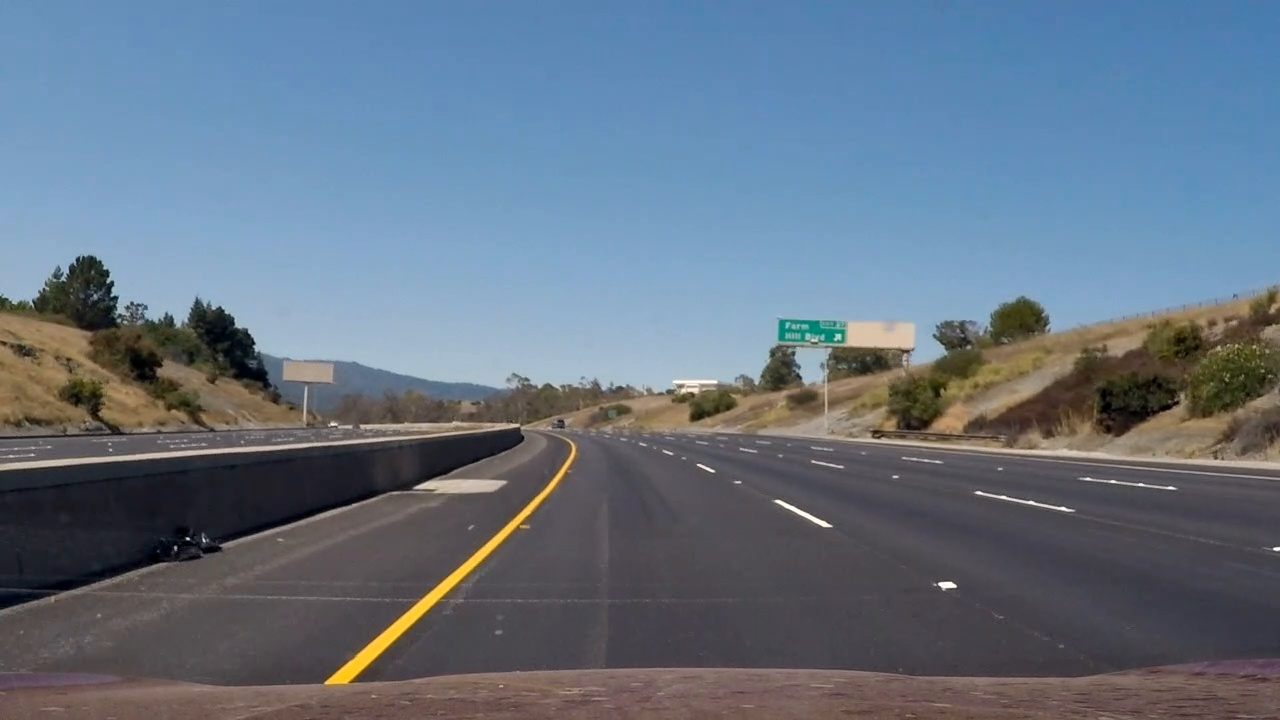
#> input picture Images/test_images/frames/frame10.jpg, 1280 x 720 px; its folder holds only this picture in this run
$ jupyter execute Final_Pipeline_new.ipynb   (shell and % lines are left out)   (older library calls are emulated)
#> lines starting #> are read from the running program, lines starting #| are printed output that depends on the picture; after the words box and inside, x2 and y2 are one past the last pixel; in counts of white or black regions, pixels touching at a corner belong together
[cell 1]
import numpy as np
import cv2
import matplotlib.pyplot as plt
import matplotlib.image as mpimg
import pickle
def region_of_interest(img, vertices):
    """
    Applies an image mask.

    Only keeps the region of the image defined by the polygon
    formed from `vertices`. The rest of the image is set to black.
    """
    #defining a blank mask to start with
    mask = np.zeros_like(img)

    #defining a 3 channel or 1 channel color to fill the mask with depending on the input image
    if len(img.shape) > 2:
        channel_count = img.shape[2]  # i.e. 3 or 4 depending on your image
        ignore_mask_color = (255,) * channel_count
    else:
        ignore_mask_color = 255

    #filling pixels inside the polygon defined by "vertices" with the fill color
    cv2.fillPoly(mask, vertices, ignore_mask_color)

    #returning the image only where mask pixels are nonzero
    masked_image = cv2.bitwise_and(img, mask)
    return masked_image

[cell 2]
#img_test = cv2.cvtColor(cv2.imread("Images/test_images/straight_lines1.jpg"), cv2.COLOR_BGR2RGB)
#img_size = (img_test.shape[1], img_test.shape[0])
# Undistortion Function, we just load the distortion co-efficients and undistort the image
def undistort(img, plot = False):
    with open("C:/Users/lenovo/Documents/SDCND/Advanced-Lane-Finding/dist_pickle.p", "rb") as fname:
        dp = pickle.load(fname)
        mtx = dp["Camera_Matrix"]
        dist = dp["Distortion_Coefficients"]
        dst = cv2.undistort(img, mtx, dist, None ,mtx)
        if plot == True:
            f, (ax1, ax2) = plt.subplots(1, 2, figsize = (20, 10))
            ax1.set_title("Original Image")
            ax1.imshow(img, cmap = "gray")
            ax2.set_title("Undistorted Image")
            ax2.imshow(dst, cmap = "gray")
            f.savefig("C:/Users/lenovo/Documents/SDCND/Advanced-Lane-Finding/Images/test_images/undistort.jpg")
        return dst

[cell 3]
# HERE WE DEFINE THE FUNCTIONS FOR THRESHOLDING in X Gradient, Magnitude Gradient, Direction, and Color Thresholding.
# Read in an image and grayscale it
# This function will provide a binary image thresholded based on x or y gradient values
def abs_sobel_thresh(img, orient='x', sobel_kernel=3, thresh=(0, 255)):
    gray = cv2.cvtColor(img, cv2.COLOR_RGB2GRAY)
    if orient == "x":
        sobel = cv2.Sobel(gray, cv2.CV_64F, 1, 0, ksize = sobel_kernel)
    else:
        sobel = cv2.Sobel(gray, cv2.CV_64F, 0, 1, ksize = sobel_kernel)
    abs_sobel = np.abs(sobel)
    sobel_scaled = np.uint8(255*abs_sobel/np.max(abs_sobel))
    grad_binary = np.zeros_like(sobel_scaled)
    grad_binary[(sobel_scaled >= thresh[0]) & (sobel_scaled <= thresh[1])] = 1
    #plt.title("Sobel X Binary with Thresholds: {:.1f}, {:.1f}".format(thresh[0], thresh[1]))
    #plt.imshow(grad_binary, cmap = "gray"), plt.show()
    return grad_binary
# This function will return a binary image thresholded based on magnitude of the gradient
def mag_thresh(image, sobel_kernel=3, mag_thresh=(0, 255)):
    # Calculate gradient magnitude
    # Apply threshold
    gray = cv2.cvtColor(image, cv2.COLOR_RGB2GRAY)
    sobelx = cv2.Sobel(gray, cv2.CV_64F, 1, 0, ksize = sobel_kernel)
    sobely = cv2.Sobel(gray, cv2.CV_64F, 0, 1, ksize = sobel_kernel)
    abs_sobelxy = np.sqrt(sobelx**2 + sobely**2)
    sobel_scaled = np.uint8(255*abs_sobelxy/np.max(abs_sobelxy))
    mag_binary = np.zeros_like(sobel_scaled)
    mag_binary[(sobel_scaled >= mag_thresh[0]) & (sobel_scaled <= mag_thresh[1])] = 1
    #plt.title("Magnitude Thresholding"),plt.imshow(mag_binary, cmap = "gray"), plt.show()
    return mag_binary
# This function will return a binary image thresholded based on orientation of gradient
def dir_threshold(image, sobel_kernel=3, thresh=(0, np.pi/2)):
    # Calculate gradient direction
    # Apply threshold
    gray = cv2.cvtColor(image, cv2.COLOR_RGB2GRAY)
    sobelx = cv2.Sobel(gray, cv2.CV_64F, 1, 0, ksize = sobel_kernel)
    sobely = cv2.Sobel(gray, cv2.CV_64F, 0, 1, ksize = sobel_kernel)
    abs_sobelx = np.absolute(sobelx)
    abs_sobely = np.absolute(sobely)
    orient = np.arctan2(abs_sobely, abs_sobelx)
    dir_binary = np.zeros_like(orient)
    dir_binary[(orient >= thresh[0]) & (orient <= thresh[1])] = 1
    #plt.title("Dir binary"), plt.imshow(dir_binary, cmap = "gray"), plt.show()
    return dir_binary
# This function returns a binary image thresholded based on white HSV value range
def white_threshold_HSV(img, lower = [0, 0, 200], upper = [255, 30, 255]):
    img_hsv = cv2.cvtColor(img, cv2.COLOR_RGB2HSV)
    figures = {}
    labels = {}
    names = ["H", "S", "V"]
    for i in range(3):
        figures[i] = img_hsv[:, :, i]
        labels[i] = names[i]
    lower_white = np.array(lower, dtype = np.uint8)
    upper_white = np.array(upper, dtype = np.uint8)
    white_thresh = cv2.inRange(img_hsv, lower_white, upper_white)
    figures[3] = white_thresh
    labels[3] = "Thresh"
    #plot_thresholded(figures, 1, 4, labels)
    return white_thresh


def yellow_threshold_HLS(img, lower = [0, 0, 140], upper = [40, 255, 255]): #160 or 140?
    img_hls = cv2.cvtColor(img, cv2.COLOR_RGB2HLS)
    lower_yellow = np.array(lower, dtype = np.uint8)
    upper_yellow = np.array(upper, dtype = np.uint8)
    yellow_thresh = cv2.inRange(img_hls, lower_yellow, upper_yellow)
    #plt.title("Yellow thresholding in HLS")
    #plt.imshow(yellow_thresh, cmap = "gray"), plt.show()
    return yellow_thresh


# Edit this function to create your own pipeline.
def threshold_pipeline(img, sx_thresh, plot = False):
    sobelx_binary = abs_sobel_thresh(img, orient = "x", sobel_kernel = 15, thresh = (sx_thresh))
    sobely_binary = abs_sobel_thresh(img, orient = "y", sobel_kernel = 15, thresh = (60, 255))
    white_binary = white_threshold_HSV(img)
    yellow_binary_HLS = yellow_threshold_HLS(img)
    mag_binary = mag_thresh(img, sobel_kernel = 3, mag_thresh = (40, 255))
    dir_binary = dir_threshold(img, sobel_kernel = 3, thresh = (0.65, 1.05) )
    combined = np.zeros_like(yellow_binary_HLS)
    combined[(white_binary == 255) | ((yellow_binary_HLS == 255)) | ((sobelx_binary == 1) & (sobely_binary==1))  | ((mag_binary==1) & (dir_binary == 1))] = 255

    left_bottom = (145, img.shape[0])
    apex1 = (550, 455)
    apex2 = (725, 455)
    right_bottom = (1170, img.shape[0])
    vertices = np.array([[left_bottom, apex1, apex2, \
                          right_bottom]], dtype=np.int32)

    combined = region_of_interest(combined, vertices)
    if plot == True:
            f, (ax1, ax2) = plt.subplots(1, 2, figsize = (20, 10))
            ax1.set_title("Undistorted Image")
            ax1.imshow(img, cmap = "gray")
            ax2.set_title("Thresholded Image")
            ax2.imshow(combined, cmap = "gray")
            f.savefig("C:/Users/lenovo/Documents/SDCND/Advanced-Lane-Finding/Images/test_images/threshold.jpg")
    return combined

[cell 4]
# Perspective Transform
def warp(dst, draw_lines = False, plot = False):
    #source_pts = np.array([ [150, dst.shape[0]], [580, 460], [710, 460], [1150, dst.shape[0]] ], np.float32)
    #source_pts = np.array([ [195, dst.shape[0]], [597, 448], [690, 448], [1190, dst.shape[0]] ], np.float32)
    source_pts = np.array([ [175, dst.shape[0]], [590, 450], [700, 450], [1170, dst.shape[0]] ], np.float32)
    offset = 300
    dst_pts = np.array([ [0 + offset, dst.shape[0]], [0 + offset, 0], [dst.shape[1] - offset, 0], [dst.shape[1] - offset, dst.shape[0]] ], np.float32)
    if draw_lines == True:
        #cv2.line(dst, (150, dst.shape[0]), (150+430, 460), (255, 0, 0), 1)
        #cv2.line(dst, (1150-440, 460), (1150, dst.shape[0]), (255, 0, 0), 1)
        cv2.line(dst, (175, dst.shape[0]), (590, 450), (255, 0, 0), 1)
        cv2.line(dst, (700, 450), (1170, dst.shape[0]), (255, 0, 0), 1)
    M = cv2.getPerspectiveTransform(source_pts, dst_pts)
    Minv = cv2.getPerspectiveTransform(dst_pts, source_pts)
    warped_dst = cv2.warpPerspective(dst, M, (dst.shape[1], dst.shape[0]), flags = cv2.INTER_LINEAR)
    if plot == True:
        f, (ax1, ax2) = plt.subplots(1, 2, figsize = (20, 10))
        ax1.set_title("Undistorted + Thresholded Image")
        ax1.imshow(dst, cmap = "gray")
        ax2.set_title("Undistorted + Thresholded + Warped Image")
        ax2.imshow(warped_dst, cmap = "gray")
        #f.savefig("C:/Users/lenovo/Documents/SDCND/Advanced-Lane-Finding/Images/test_images/)
    return warped_dst, M, Minv
#a = warp(dst)

[cell 5]
def final_pipeline(image):
    undistorted_image = undistort(image)
    thresholded_image = threshold_pipeline(undistorted_image, sx_thresh = (10, 255))
    warped_image, M, Minv = warp(thresholded_image, draw_lines = False)
    binary_warped = cv2.threshold(warped_image, 50, 255, cv2.THRESH_BINARY)[1]
    return binary_warped, Minv

[cell 6]
# [5 lines of commented-out code are left out]

[cell 7]
# Test undistortion and warping on thresholded images
import matplotlib.image as mpimg
import time
import glob

#imagepaths = glob.glob("C:/Users/lenovo/Documents/SDCND/Advanced-Lane-Finding/Images/test_images/*.jpg")
imagepaths = glob.glob("C:/Users/lenovo/Documents/SDCND/Advanced-Lane-Finding/Images/test_images/frames/*.jpg")
imstack = np.zeros( (720, 1280, len(imagepaths)))
for k, fname in enumerate(imagepaths[0:]):
    print(fname)
    image = mpimg.imread(fname)
#> image is the input picture: shape (720, 1280, 3); mean R, G, B 100.9, 115.1, 130.9
    binary_warped = final_pipeline(image)
#> (reads dist_pickle.p from the repository)
#> in threshold_pipeline, `sobelx_binary = abs_sobel_thresh(img, orient = "x", sobel_kernel = 15,..`:
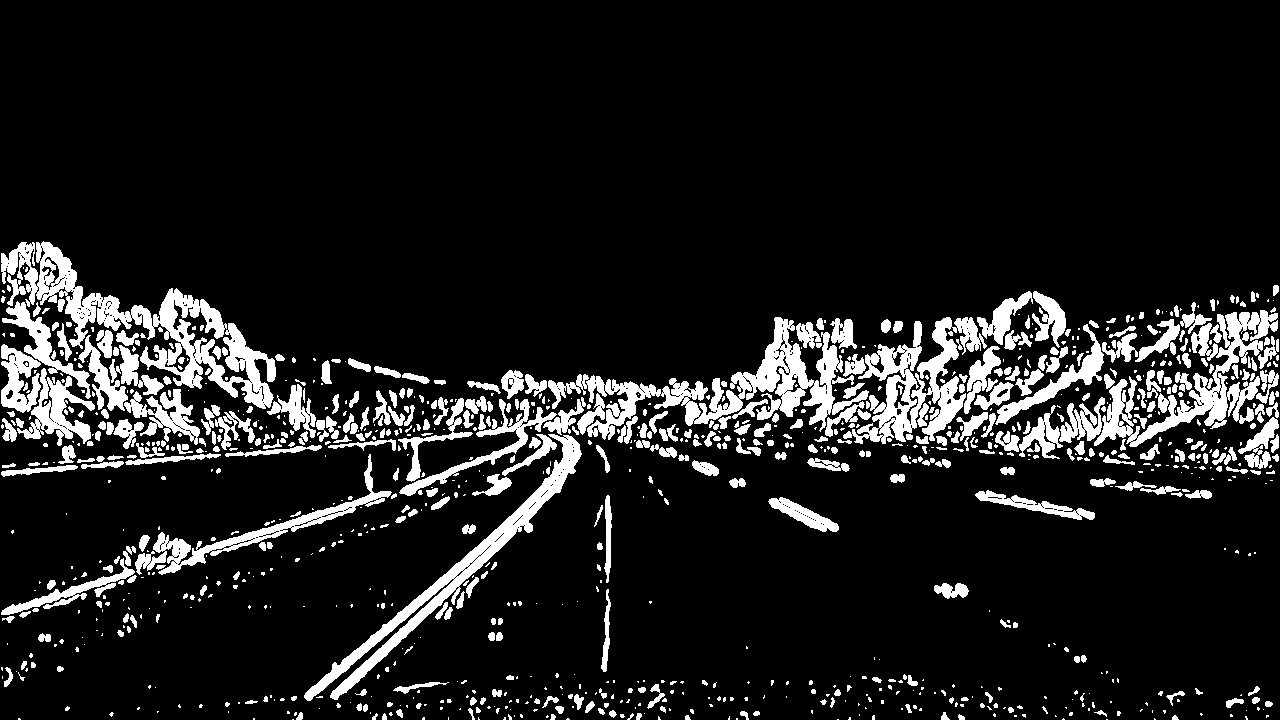
#> sobelx_binary: shape (720, 1280); values 0 (black) and 1 (white), 11.7% white; 1073 white regions (626 under 20 px), largest, box (x1, y1, x2, y2) and area: (1, 241, 276, 409) 10830, (548, 317, 869, 440) 9362, (1094, 310, 1278, 447) 6763
#> in threshold_pipeline, `sobely_binary = abs_sobel_thresh(img, orient = "y", sobel_kernel = 15,..`:
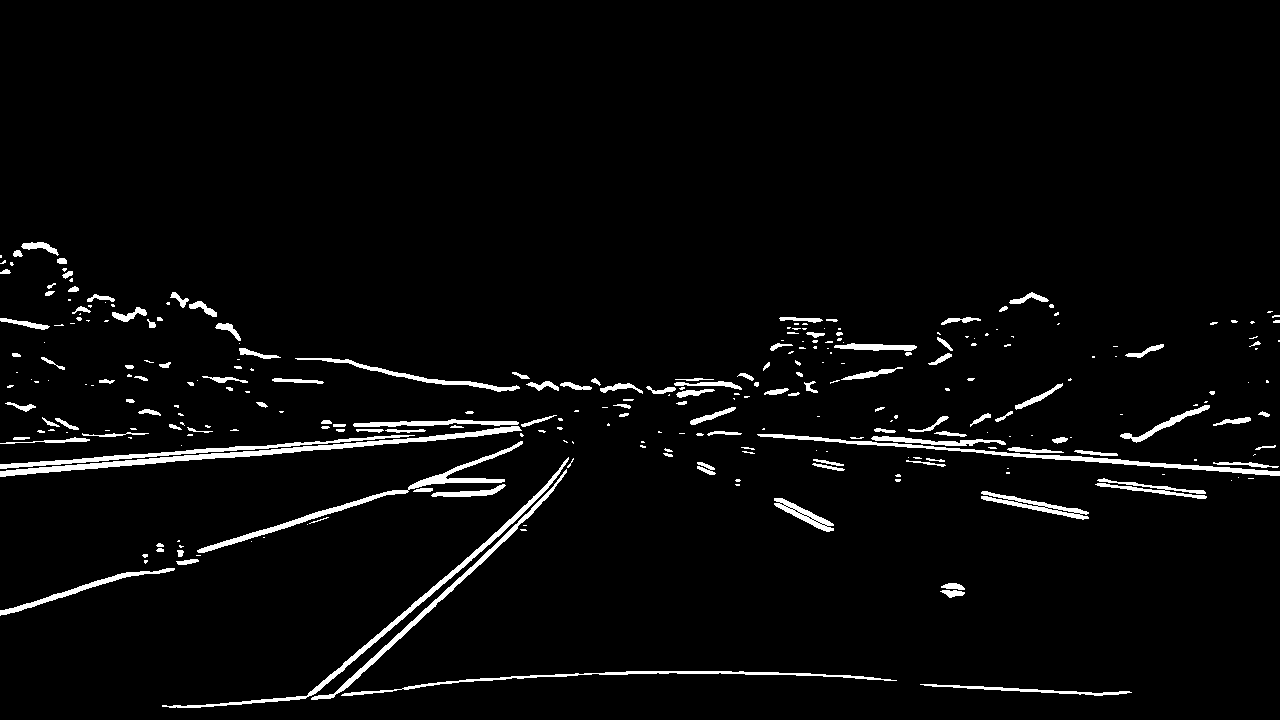
#> sobely_binary: shape (720, 1280); values 0 (black) and 1 (white), 3.4% white; 290 white regions (155 under 20 px), largest, box (x1, y1, x2, y2) and area: (0, 426, 522, 477) 2725, (162, 457, 569, 708) 2090, (757, 434, 1280, 476) 2015
#> in white_threshold_HSV, `img_hsv = cv2.cvtColor(img, cv2.COLOR_RGB2HSV)`: img_hsv: shape (720, 1280, 3); mean H, S, V 93.8, 74.9, 138.4
#> after the loop in white_threshold_HSV, `for i in range(3):`: figures = 3 items; labels = {0: 'H', 1: 'S', 2: 'V'}
#> in white_threshold_HSV, `white_thresh = cv2.inRange(img_hsv, lower_white, upper_white)`: white_thresh: shape (720, 1280); 0.17% white; 78 white regions (64 under 20 px), largest, box (x1, y1, x2, y2) and area: (91, 451, 228, 464) 300, (776, 501, 833, 528) 234, (672, 378, 717, 386) 208
#> in yellow_threshold_HLS, `img_hls = cv2.cvtColor(img, cv2.COLOR_RGB2HLS)`: img_hls: shape (720, 1280, 3); mean of channels 0, 1, 2 93.8, 115.7, 61.8
#> in yellow_threshold_HLS, `yellow_thresh = cv2.inRange(img_hls, lower_yellow, upper_yellow)`: yellow_thresh: shape (720, 1280); 0.75% white; 152 white regions (117 under 20 px), largest, box (x1, y1, x2, y2) and area: (310, 448, 574, 699) 4117, (1201, 327, 1220, 345) 180, (18, 381, 38, 408) 175
#> in threshold_pipeline, `mag_binary = mag_thresh(img, sobel_kernel = 3, mag_thresh = (40, 255))`: mag_binary: shape (720, 1280); values 0 (black) and 1 (white), 4% white; 722 white regions (583 under 20 px), largest, box (x1, y1, x2, y2) and area: (0, 414, 571, 615) 6587, (158, 433, 1132, 708) 4701, (0, 243, 745, 398) 4484
#> in threshold_pipeline, `dir_binary = dir_threshold(img, sobel_kernel = 3, thresh = (0.65, 1.05..`:
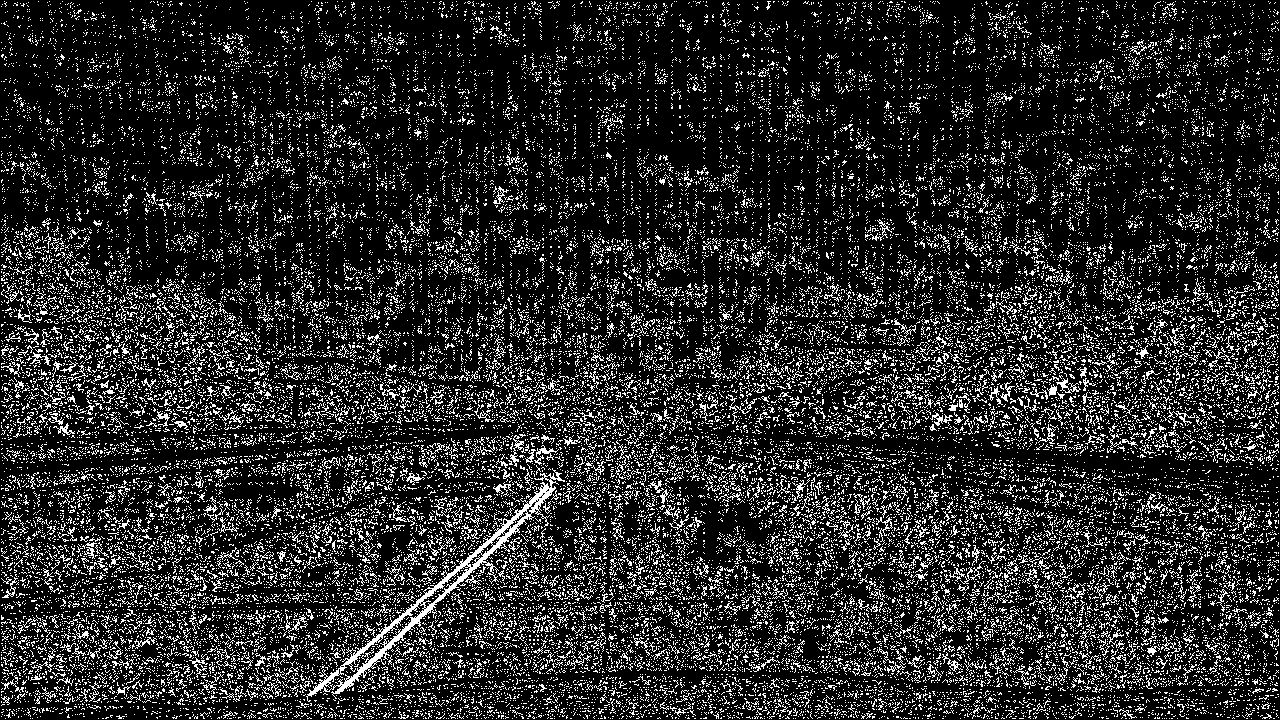
#> dir_binary: shape (720, 1280) float64; values 0 (black) and 1 (white), 16.2% white in thin lines or dots
#> in region_of_interest, `cv2.fillPoly(mask, vertices, ignore_mask_color)`: mask: shape (720, 1280); 17.3% white; 1 white region, box (x1, y1, x2, y2) and area: (146, 455, 1170, 720) 159160
#> in region_of_interest, `masked_image = cv2.bitwise_and(img, mask)`: img: shape (720, 1280); 3.2% white; 1244 white regions (1051 under 20 px), largest, box (x1, y1, x2, y2) and area: (304, 448, 574, 700) 5302, (77, 443, 322, 469) 1652, (197, 491, 392, 553) 1021
#> in final_pipeline, `thresholded_image = threshold_pipeline(undistorted_image, sx_thresh = ..`: thresholded_image: shape (720, 1280); 0.73% white; 69 white regions (61 under 20 px), largest, box (x1, y1, x2, y2) and area: (304, 455, 574, 700) 5290, (772, 498, 835, 531) 679, (696, 462, 716, 475) 155
#> in final_pipeline, `warped_image, M, Minv = warp(thresholded_image, draw_lines = False)`: M = [[-0.498, -1.49, 938.5], [1.94e-16, -1.94, 874.7], [-2.93e-19, -0.0024, 1]]; Minv = [[0.162, -0.793, 541.5], [-8.74e-17, -0.514, 450], [-1.94e-19, -0.00124, 1]]
#> in final_pipeline, `binary_warped = cv2.threshold(warped_image, 50, 255, cv2.THRESH_BINARY..`:
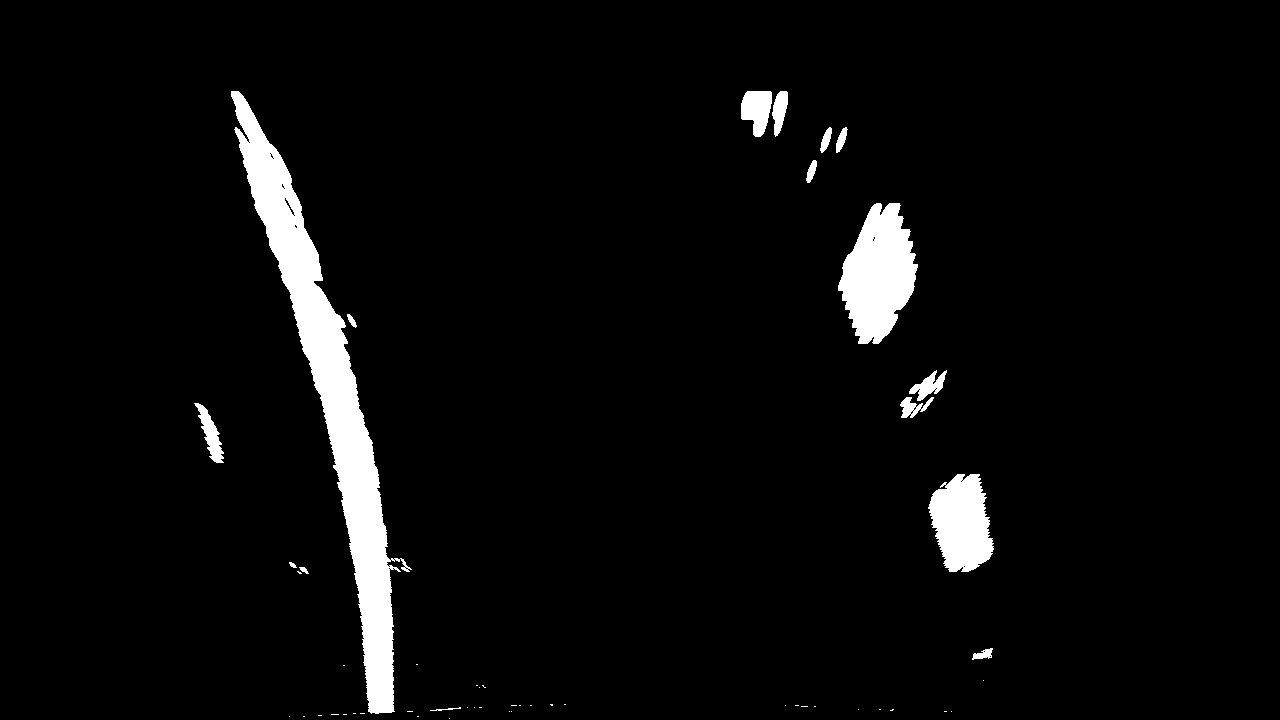
#> binary_warped: shape (720, 1280); 4.2% white; 52 white regions (36 under 20 px), largest, box (x1, y1, x2, y2) and area: (231, 91, 412, 714) 22588, (838, 203, 918, 344) 7360, (928, 474, 994, 572) 4618
    #print(binary_warped.shape)
    #print(k)
    #imstack[:, :, k-1] = binary_warped

    break
#warped = binary_warped
